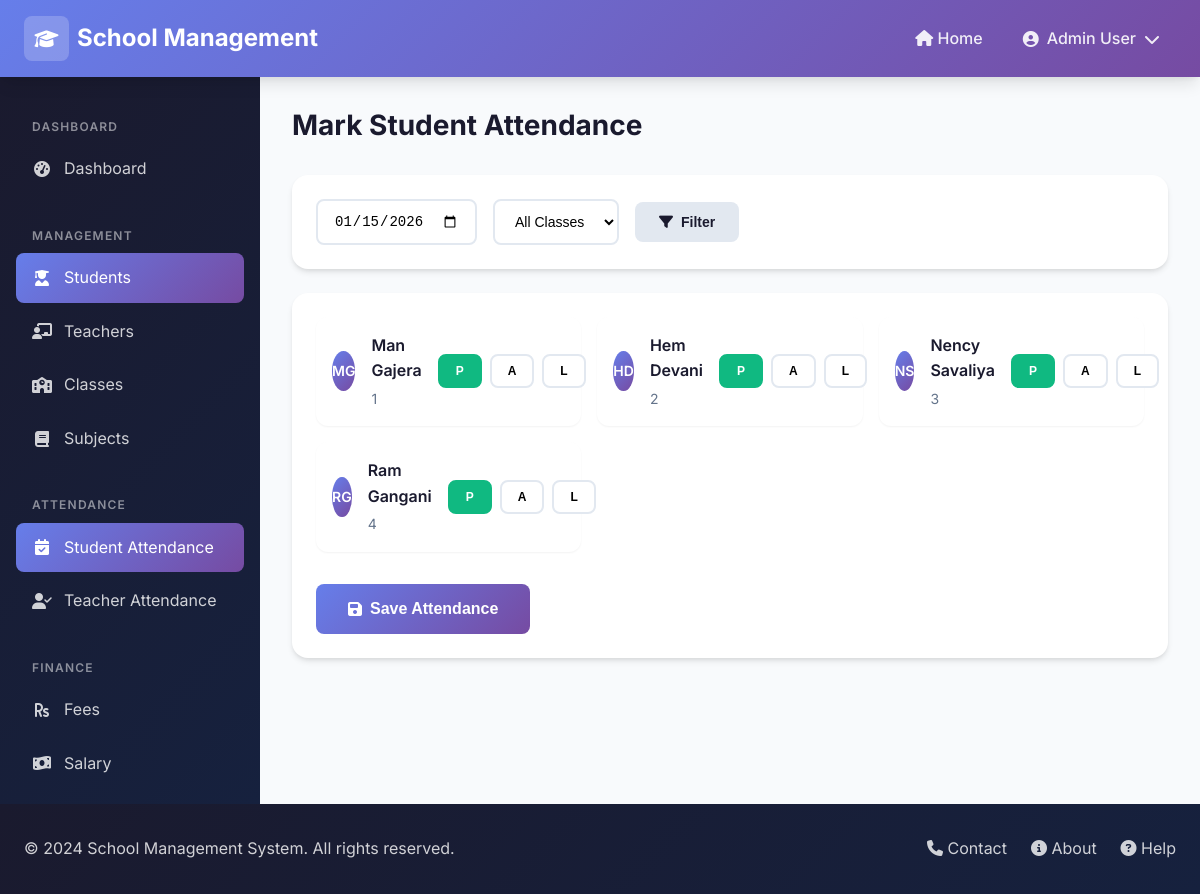
The page /admin-panel/attendance/students/mark/ on the database its author committed.
### core/models.py (models this page shows, shortened)
class Student(models.Model):
    GENDER_CHOICES = [
        ('male', 'Male'),
        ('female', 'Female'),
        ('other', 'Other'),
    ]
    username = models.CharField(max_length=50, unique=True)
    password = models.CharField(max_length=255)
    name = models.CharField(max_length=100)
    surname = models.CharField(max_length=100)
    email = models.EmailField(unique=True)
    mobile = models.CharField(max_length=15, blank=True)
    dob = models.DateField(null=True, blank=True)
    gender = models.CharField(max_length=10, choices=GENDER_CHOICES)
    roll_no = models.CharField(max_length=20)
    address = models.TextField(blank=True)
    student_class = models.ForeignKey(Class, on_delete=models.SET_NULL, null=True, related_name='students')
    section = models.CharField(max_length=10, blank=True)
    admission_no = models.CharField(max_length=50, unique=True)
    admission_date = models.DateField(null=True, blank=True)
    parent_name = models.CharField(max_length=100, blank=True)
    parent_mobile = models.CharField(max_length=15, blank=True)
    parent_email = models.EmailField(blank=True)
    created_at = models.DateTimeField(auto_now_add=True)
    updated_at = models.DateTimeField(auto_now=True)
    @property
    def full_name(self):
        return f"{self.name} {self.surname}"

### core/views.py (the view)
    def wrapper(request, *args, **kwargs):
        if request.session.get('user_role') != 'admin':
            try:
                admin = Admin.objects.first()
                if admin:
                    request.session['user_id'] = admin.id
                    request.session['user_role'] = 'admin'
                    request.session['user_name'] = admin.full_name
            except:
                messages.error(request, 'Admin not found.')
                return redirect('login')
        return view_func(request, *args, **kwargs)

### core/models.py (called while the page is built)
    def __str__(self):
        if self.section:
            return f"{self.name} - {self.section}"
        return self.name

    @property
    def full_name(self):
        return f"{self.name} {self.surname}"

### core/views.py (called while the page is built, shortened)
def admin_required(view_func):
    def wrapper(request, *args, **kwargs):
        if request.session.get('user_role') != 'admin':
            try:
                admin = Admin.objects.first()
                if admin:
                    request.session['user_id'] = admin.id
                    request.session['user_role'] = 'admin'
                    request.session['user_name'] = admin.full_name
            except:
                messages.error(request, 'Admin not found.')
                return redirect('login')
        return view_func(request, *args, **kwargs)
    return wrapper

@admin_required
def student_attendance_mark(request):
    selected_date = request.GET.get('date', date.today().isoformat())
    selected_class = request.GET.get('class', '')
    students = Student.objects.all()
    if selected_class:
        students = students.filter(student_class_id=selected_class)
    classes = Class.objects.all()
    return render(request, 'admin/attendance/student_mark.html', {
        'students': students,
        'classes': classes,
        'selected_date': selected_date,
        'selected_class': selected_class
    })

### templates/admin/attendance/student_mark.html (shortened to what this page needs)
{% extends 'base.html' %}
{% load static %}
{% block content %}
{% include 'partials/admin_header.html' %}
<div class="dashboard-layout">
    {% include 'partials/sidebar.html' %}
    <main class="main-content">
        <div class="page-header">
            <div>
                <h1 class="page-title">Mark Student Attendance</h1>
            </div>
        </div>
        <div class="card mb-3">
            <div class="card-body">
                <form method="get" class="flex gap-2 flex-wrap items-center">
                    <input type="date" name="date" value="{{ selected_date }}" class="form-control"
                        style="width: auto;">
                    <select name="class" class="form-control" style="width: auto;">
                        <option value="">All Classes</option>
                    </select>
                    <button type="submit" class="btn btn-secondary">
                        <i class="fas fa-filter"></i> Filter
                    </button>
                </form>
            </div>
        </div>
        <div class="card">
            <div class="card-body">
                <form method="post">
                    <div class="attendance-grid">
                        {% for student in students %}
                        <div class="attendance-item">
                            <div class="recent-avatar" style="width: 40px; height: 40px; font-size: 0.875rem;">
                                {{ student.name|slice:":1" }}{{ student.surname|slice:":1" }}
                            </div>
                            <div class="recent-info" style="flex: 1;">
                                <div class="recent-name">{{ student.full_name }}</div>
                                <div class="recent-meta">{{ student.roll_no }}</div>
                            </div>
                            <div class="attendance-status">
                                <button type="button" class="status-btn present active" data-status="present">P</button>
                                <button type="button" class="status-btn absent" data-status="absent">A</button>
                                <button type="button" class="status-btn late" data-status="late">L</button>
                            </div>
                        </div>
                        {% empty %}
                        <p class="text-gray">No students found. Select a class to view students.</p>
                        {% endfor %}
                    </div>
                    {% if students %}
                    <div class="mt-4">
                        <button type="submit" class="btn btn-primary btn-lg">
                            <i class="fas fa-save"></i> Save Attendance
                        </button>
                    </div>
                    {% endif %}
                </form>
            </div>
        </div>
    </main>
</div>
{% include 'partials/footer.html' %}
{% endblock %}

### static/css/style.css (style rules this page uses)
:root { --primary: #667eea; --primary-dark: #5a67d8; --secondary: #764ba2; --accent: #00d4ff; --success: #10b981; --warning: #f59e0b; --danger: #ef4444; --dark: #1a1a2e; --dark-light: #16213e; --light: #f8fafc; --gray: #64748b; --gray-light: #e2e8f0; --white: #ffffff; --gradient-primary: linear-gradient(135deg, var(--primary) 0%, var(--secondary) 100%); --gradient-dark: linear-gradient(135deg, var(--dark) 0%, var(--dark-light) 100%); --gradient-accent: linear-gradient(135deg, var(--accent) 0%, var(--primary) 100%); --shadow-sm: 0 1px 2px 0 rgba(0, 0, 0, 0.05); --shadow: 0 4px 6px -1px rgba(0, 0, 0, 0.1), 0 2px 4px -1px rgba(0, 0, 0, 0.06); --shadow-lg: 0 10px 15px -3px rgba(0, 0, 0, 0.1), 0 4px 6px -2px rgba(0, 0, 0, 0.05); --shadow-xl: 0 20px 25px -5px rgba(0, 0, 0, 0.1), 0 10px 10px -5px rgba(0, 0, 0, 0.04); --radius-sm: 0.375rem; --radius: 0.5rem; --radius-lg: 0.75rem; --radius-xl: 1rem; --radius-2xl: 1.5rem; --transition: all 0.3s ease; }
*, *::before, *::after { margin: 0; padding: 0; box-sizing: border-box; }
html { scroll-behavior: smooth; }
body { font-family: 'Inter', -apple-system, BlinkMacSystemFont, 'Segoe UI', Roboto, Oxygen, Ubuntu, sans-serif; background-color: var(--light); color: var(--dark); line-height: 1.6; min-height: 100vh; }
h1, h2, h3, h4, h5, h6 { font-weight: 700; line-height: 1.2; margin-bottom: 0.5em; }
h1 { font-size: 2.5rem; }
.mt-4 { margin-top: 2rem; }
.mb-3 { margin-bottom: 1.5rem; }
.flex { display: flex; }
.flex-wrap { flex-wrap: wrap; }
.items-center { align-items: center; }
.gap-2 { gap: 1rem; }
.btn { display: inline-flex; align-items: center; justify-content: center; gap: 0.5rem; padding: 0.75rem 1.5rem; font-size: 0.875rem; font-weight: 600; border: none; border-radius: var(--radius); cursor: pointer; transition: var(--transition); text-decoration: none; }
.btn-primary { background: var(--gradient-primary); color: var(--white); }
.btn-secondary { background: var(--gray-light); color: var(--dark); }
.btn-lg { padding: 1rem 2rem; font-size: 1rem; }
.card { background: var(--white); border-radius: var(--radius-xl); box-shadow: var(--shadow); overflow: hidden; transition: var(--transition); }
.card-body { padding: 1.5rem; }
.form-control { width: 100%; padding: 0.75rem 1rem; font-size: 0.875rem; border: 2px solid var(--gray-light); border-radius: var(--radius); background: var(--white); transition: var(--transition); }
.form-control::placeholder { color: var(--gray); }
select.form-control { cursor: pointer; }
.dashboard-layout { display: flex; min-height: calc(100vh - 73px); }
.main-content { flex: 1; padding: 2rem; background: var(--light); }
.page-header { display: flex; align-items: center; justify-content: space-between; margin-bottom: 2rem; }
.page-title { font-size: 1.75rem; font-weight: 700; color: var(--dark); margin: 0; }
.recent-avatar { width: 45px; height: 45px; background: var(--gradient-primary); border-radius: 50%; display: flex; align-items: center; justify-content: center; color: var(--white); font-weight: 600; font-size: 1rem; }
.recent-info { flex: 1; }
.recent-name { font-weight: 600; color: var(--dark); margin-bottom: 0.25rem; }
.recent-meta { font-size: 0.875rem; color: var(--gray); }
.attendance-grid { display: grid; grid-template-columns: repeat(auto-fill, minmax(200px, 1fr)); gap: 1rem; }
.attendance-item { background: var(--white); border-radius: var(--radius-lg); padding: 1rem; display: flex; align-items: center; gap: 1rem; box-shadow: var(--shadow-sm); }
.attendance-status { display: flex; gap: 0.5rem; }
.status-btn { padding: 0.5rem 1rem; border: 2px solid var(--gray-light); border-radius: var(--radius); background: var(--white); cursor: pointer; transition: var(--transition); font-size: 0.75rem; font-weight: 600; }
.status-btn.present:hover, .status-btn.present.active { background: var(--success); border-color: var(--success); color: var(--white); }

### rows shown on the page
Student: name "M", surname "G", full_name "Man Gajera", roll_no "1"
Student: name "H", surname "D", full_name "Hem Devani", roll_no "2"
Student: name "N", surname "S", full_name "Nency Savaliya", roll_no "3"
Student: name "R", surname "G", full_name "Ram Gangani", roll_no "4"

### other values the page prints
{{ request.session.user_name|default:"Administrator" }} "Admin User"
